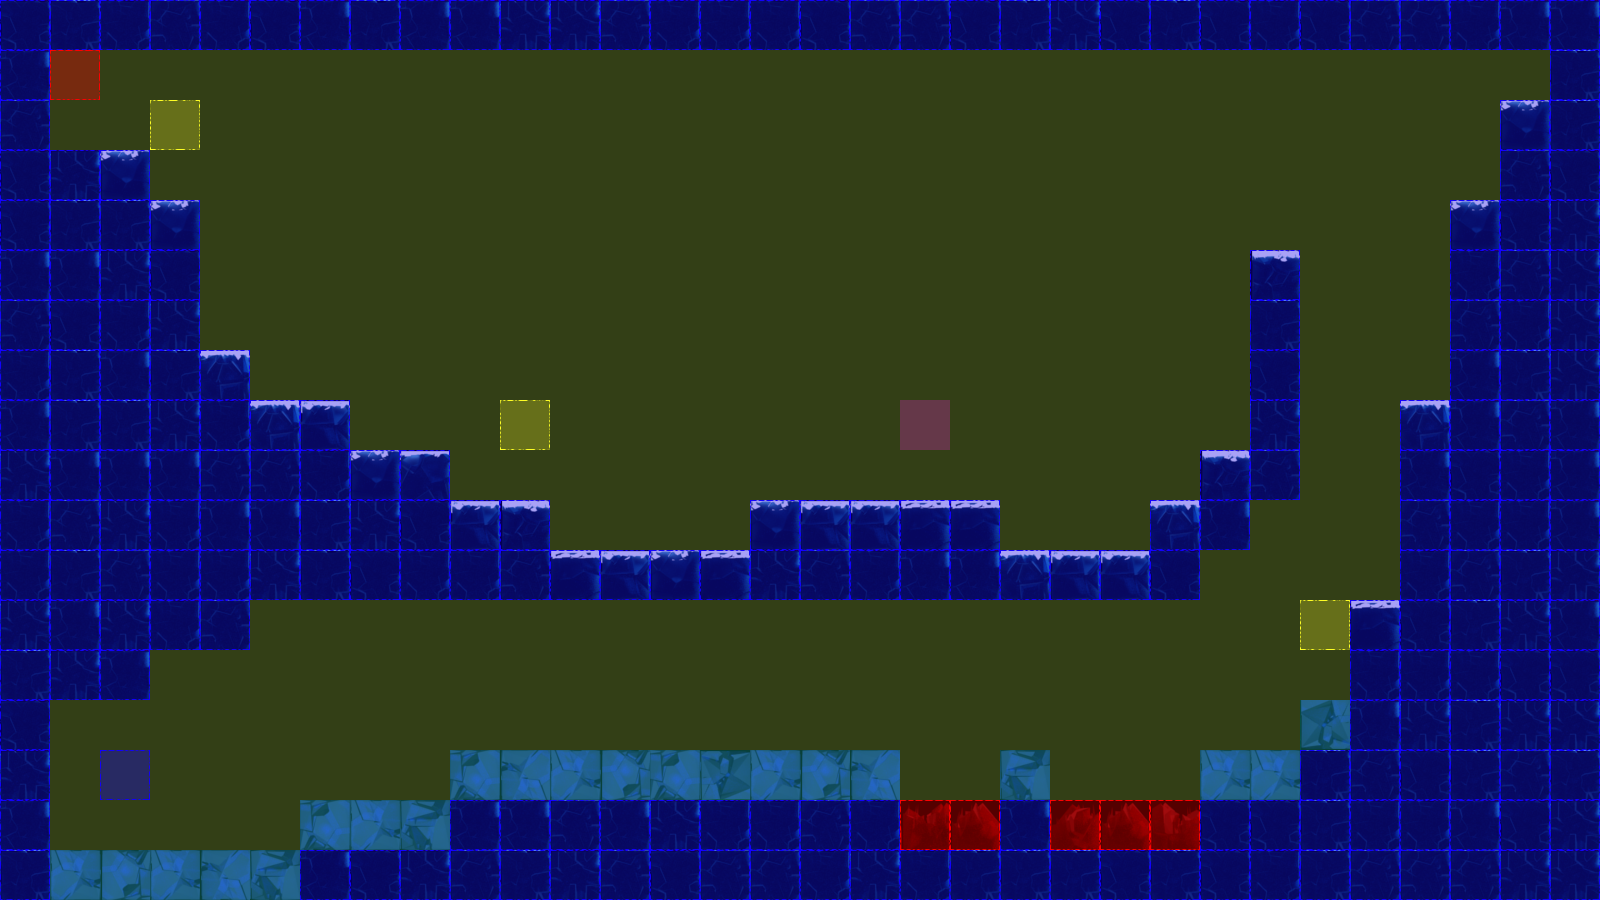

This game map was drawn from its Tiled (.tmx) file and the tilesets committed beside it. A one-line description and the trimmed map source follow:
An orthogonal 32x18 tile map with 50x50 px tiles, 3 tile layers (terrain, collision, event), 2 tilesets.

<map version="1.0" orientation="orthogonal" renderorder="left-up" width="32" height="18" tilewidth="50" tileheight="50" nextobjectid="3">
 <tileset firstgid="1" name="frozenPlainsTile" tilewidth="50" tileheight="50" tilecount="50" columns="10">
  <image source="tiles/iceTile.png" width="500" height="251" />
 </tileset>
 <tileset firstgid="51" name="collisionTile" tilewidth="50" tileheight="50" tilecount="12" columns="3">
  <image source="tiles/collisionTile.png" width="150" height="200" />
 </tileset>
 <layer name="terrain" width="32" height="18">
  <data>[576 cells, 254 non-empty, 23 distinct tile ids]</data>
 </layer>
 <layer name="collision" width="32" height="18">
  <data>[576 cells, 576 non-empty, 4 distinct tile ids]</data>
 </layer>
 <layer name="event" width="32" height="18">
  <data>[576 cells, 6 non-empty, 4 distinct tile ids]</data>
 </layer>
</map>
